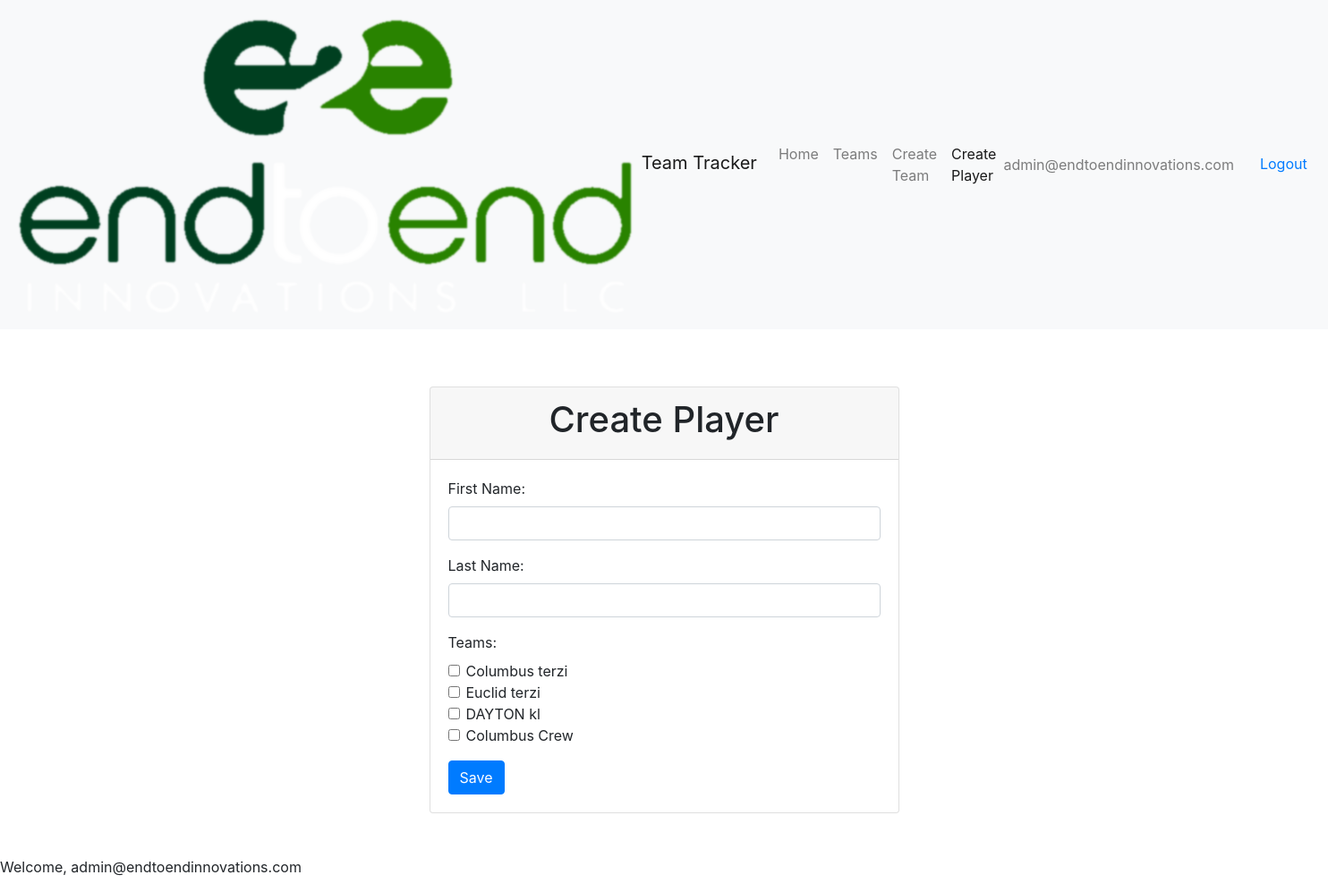
The app's page /player/create/ (signed in) with its own data.
### team/models.py (models this page shows)
class Team(models.Model):
    city = models.CharField(max_length=50)
    mascot = models.CharField(max_length=50)

### team/views.py (the view)
# urls.py: path('player/create/', views.player_create, name='player_create'),
@login_required
def player_create(request):
    if request.method == 'POST':
        first_name = request.POST['first_name']
        last_name = request.POST['last_name']
        team_ids = request.POST.getlist('team_ids')
        player = Player(first_name=first_name, last_name=last_name)
        player.save()
        player.teams.set(team_ids)
        return redirect('player_detail', pk=player.pk)
    else:
        teams = Team.objects.all()
        return render(request, 'player_form.html', {'teams': teams})

### team/templates/player_form.html (shortened to what this page needs)
{% extends 'registration/base.html' %}
{% block content %}
<div class="container-fluid">
    <div class="row justify-content-center">
        <div class="col-md-6 col-sm-12">
        <div class="card my-5">
            <div class="card-header">
            <h1 class="text-center">Create Player</h1>
            </div>
            <div class="card-body">
            <form method="POST">
                <div class="form-group">
                <label for="id_first_name">First Name:</label>
                <input type="text" name="first_name" id="id_first_name" class="form-control">
                </div>
                <div class="form-group">
                <label for="id_last_name">Last Name:</label>
                <input type="text" name="last_name" id="id_last_name" class="form-control">
                </div>
                <div class="form-group">
                <label for="id_team_ids">Teams:</label>
                {% for team in teams %}
                    <div class="form-check">
                    <input type="checkbox" name="team_ids" id="id_team_{{ team.pk }}" value="{{ team.pk }}" class="form-check-input">
                    <label for="id_team_{{ team.pk }}" class="form-check-label">{{ team.city }} {{ team.mascot }}</label>
                    </div>
                {% endfor %}
                </div>
                <button type="submit" class="btn btn-primary">Save</button>
            </form>
            </div>
        </div>
        </div>
    </div>
</div>
{% endblock %}

### team/templates/registration/base.html (shortened to what this page needs)
<!DOCTYPE html>
<html lang="en">
<head>
    <link rel="stylesheet" href="https://stackpath.bootstrapcdn.com/bootstrap/4.1.3/css/bootstrap.min.css">
    {% load static %}
</head>
    <body>
        <nav class="navbar navbar-expand-lg navbar-light bg-light">
            <a class="navbar-brand" href="#">
                {% load static %}
                <img src="{% static 'ETE.png' %}" alt="Logo">
                Team Tracker
            </a>
            <div class="collapse navbar-collapse" id="navbarNav">
                <ul class="navbar-nav">
                    <li class="nav-item {% if request.path == '/' %}active{% endif %}">
                        <a class="nav-link" href="{% url 'team_list' %}">Home</a>
                    </li>
                    {% if user.is_authenticated %}
                    <li class="nav-item {% if 'team' in request.path %}active{% endif %}">
                        <a class="nav-link" href="{% url 'team_list' %}">Teams</a>
                    </li>
                    <li class="nav-item {% if 'team' in request.path %}active{% endif %}">
                        <a class="nav-link" href="{% url 'team_create' %}">Create Team</a>
                    </li>
                    <li class="nav-item {% if 'player' in request.path %}active{% endif %}">
                        <a class="nav-link" href="{% url 'player_create' %}">Create Player</a>
                    </li>
                    {% endif %}
                    </ul>
                    <ul class="navbar-nav ml-auto">
                    {% if user.is_authenticated %}
                    <li class="nav-item">
                        <span class="navbar-text mr-3">{{ user.email }}</span>
                    </li>
                    <li class="nav-item">
                        <form action="{% url 'logout' %}" method="POST">
                        <button type="submit" class="btn btn-link">Logout</button>
                        </form>
                    </li>
                    {% endif %}
                </ul>
            </div>
        </nav>
        <div class="container mt-3">
        {% block content %}
        {% endblock %}
        </div>
        {% if user.is_authenticated %}
        <p>Welcome, {{ user.email }}</p>
        {% endif %}
    </body>
</html>

### records on screen
Team: city "Columbus", mascot "terzi"
Team: city "Euclid", mascot "terzi"
Team: city "DAYTON", mascot "kl"
Team: city "Columbus", mascot "Crew"

### other values on screen
{{ user.email }} "admin@endtoendinnovations.com"
